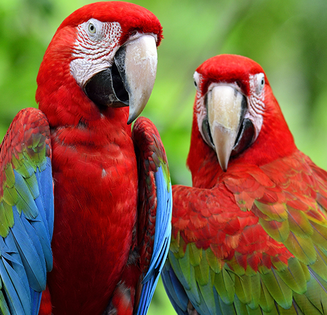
#> input picture data/input/araras.png, 327 x 315 px, shrunk from 506 x 488 before the run, found by its file name
$ python halftone.py
#> lines starting #> are read from the running program, lines starting #| are printed output that depends on the picture
### code/sfc.py
#! /usr/bin/env python3
# ------------------------------------------------------------------------------
# Space Filling Curves
# ------------------------------------------------------------------------------
# usage examples:
#
# sfc.py --curve peano --order 2
# sfc.py --curve hilbert --order 3
# sfc.py --curve sierpinski --order 4
# ------------------------------------------------------------------------------
# usage: sfc.py [-h] [--curve curve] [--order order]
#
# options:
#   -h, --help     show this help message and exit
#   --curve curve  type of space filling curve (hilbert, peano, sierpinski)
#   --order order  order of the space filling curve (1, 2, 3, ...)
# ------------------------------------------------------------------------------

import argparse
import matplotlib.pyplot as plt


# [71 lines left out: function peano, not called in this run]


def hilbert(i, order):
    """
    Compute the (x, y) coordinates of the i-th point on a Hilbert curve of a given order.

    Reference: https://thecodingtrain.com/challenges/c3-hilbert-curve

    Parameters:
    -----------
    i : int
        The index of the point on the Hilbert curve.
    order : int
        The order of the Hilbert curve. The curve will cover a 2^order x 2^order grid.

    Returns:
    --------
    (x, y) : tuple of int
        The (x, y) coordinates of the i-th point on the Hilbert curve.
    """

    if i > (2**(2*order))-1 : #se o número for maior do que o número de quadrados que existem
        raise ValueError("Number can't be bigger than the number of divisions")

    points = [
        (0, 0),
        (0, 1),
        (1, 1),
        (1, 0),
    ]

    index = i & 3
    x, y = points[index]

    for j in range(1, order):
        i = i >> 2
        shift = 2**j
        index = i & 3

        if (index == 0):
            x, y = y, x
        elif (index == 1):
            x, y = x, y + shift
        elif (index == 2):
            x, y = x + shift, y + shift
        elif (index == 3):
            x, y = 2 * shift - 1 - y, shift - 1 - x

    return (x, y)


# [55 lines left out: functions lebesgue, sierpinski, not called in this run]


# [49 lines that do not run on import are left out]

### code/halftone.py
#! /usr/bin/env python3
# --------------------------------------------------------------------------------------------------
# Digital Halftoning with Space Filling Curves
#
# Implementation of:
#   Digital Halftoning with Space Filling Curves, Luiz Velho and Jonas de Miranda Gomes
#   Special Interest Group on Computer Graphics and Interactive Techniques (SIGGRAPH), 1991
# --------------------------------------------------------------------------------------------------
# usage examples:
#
# halftone.py --image data/input/araras.png --curve peano --cluster_size 4
# halftone.py --image data/input/impa.png --curve hilbert --cluster_size 8
# halftone.py --image data/input/araras.png --curve sierpinksi --cluster_size 6
# --------------------------------------------------------------------------------------------------
# usage: halftone.py [-h] [--image image] [--curve curve] [--cluster_size cluster_size]
#
# options:
#   -h, --help                   show this help message and exit
#   --image image                path to the input image
#   --curve curve                type of space filling curve (hilbert, peano, sierpinski)
#   --cluster_size cluster_size  size of the cluster for halftoning
# --------------------------------------------------------------------------------------------------

import argparse
import cv2
import numpy as np
from sfc import peano, hilbert, sierpinski
import random

def generate_space_filling_curve(image, curve):
    log = lambda x, b : np.log(x) / np.log(b)

    if curve == 'hilbert':
        order = np.ceil(np.log2(max(image.shape))).astype(int)
        n = 2**order
        space_filling_curve = [hilbert(i, order) for i in range(n * n)]
    elif curve == 'peano':
        order = np.ceil(log(max(image.shape), 3)).astype(int)
        n = 3**order
        space_filling_curve = [peano(i, order) for i in range(n * n)]
    elif curve == 'sierpinski':
        order = np.ceil(log(max(image.shape), 2)).astype(int)
        n = 2**order
        space_filling_curve = [sierpinski(i, order) for i in range(n * n)]
    else:
        raise ValueError('invalid curve type, choose from (hilbert, peano, sierpinski)')

    height, width = image.shape
    space_filling_curve = [(x, y) for x, y in space_filling_curve if x < width and y < height]

    return space_filling_curve


def gammma_correction(image, gamma):

    img_normalized = image / 255.0
    gamma_corrected = np.power(img_normalized, gamma)
    gamma_corrected = (gamma_corrected * 255).astype(np.uint8)

    return gamma_corrected


def edge_enhancement(image, alpha, beta):

    blurred = cv2.GaussianBlur(image, (0, 0), sigmaX=beta)
    enhanced = cv2.addWeighted(image, 1 + alpha, blurred, -alpha, 0)
    enhanced = np.clip(enhanced, 0, 255).astype(np.uint8)

    #: Implement gamma correction

    return enhanced


def halftoning(image, curve, cluster_size, distribution):
    halftone = np.zeros_like(image)

    space_filling_curve = generate_space_filling_curve(image, curve)
    n_clusters = len(space_filling_curve) // cluster_size
    clusters = np.array_split(space_filling_curve, n_clusters)

    intensity_accumulator = np.int32(0)

    for cluster in clusters:
        sort_cluster = []
        for x, y in cluster:
            intensity_accumulator += image[y, x]
            sort_cluster.append([image[y, x], x, y])

        if distribution == 'ordered':
            sort_cluster.sort(reverse=True)

        if distribution == 'random':
            random.shuffle(sort_cluster)

        blacks = intensity_accumulator//255
        intensity_accumulator = intensity_accumulator%255

        for x, y in cluster:
                halftone[y, x] = 0

        for i in range(blacks):
            halftone[sort_cluster[i][2], sort_cluster[i][1]] = 255

    return halftone


if __name__ == '__main__':
    parser = argparse.ArgumentParser()

    default = {
        'image': 'data/input/araras.png',
        'curve': 'hilbert',
        'cluster_size': 4,
        'distribution' : 'standart'
    }

    parser.add_argument('--image', metavar='image', type=str,
                        default=default['image'],
                        help='path to the input image')
    parser.add_argument('--curve', metavar='curve', type=str,
                        default=default['curve'],
                        help='type of space filling curve (hilbert, peano, sierpinski)')
    parser.add_argument('--cluster_size', metavar='cluster_size', type=int,
                        default=default['cluster_size'],
                        help='size of the cluster for halftoning')
    parser.add_argument('--distribution', metavar='distribution', type=str,
                        default=default['distribution'],
                        help='how blacks are distributed within the cluster ( standart, ordered, random )')
    args = parser.parse_args()

    image = cv2.imread(args.image, cv2.IMREAD_GRAYSCALE)
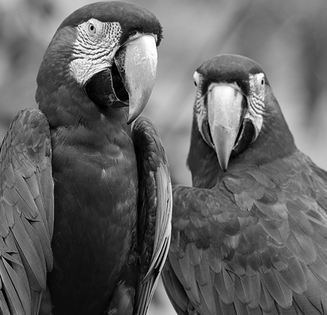
#> image: shape (315, 327); min 0, max 255, mean 99.5
    curve = args.curve
    cluster_size = args.cluster_size
    distribution = args.distribution

    Alpha = 1.0
    Gamma = 1.0
    Beta = 1.0

    gamma_image = gammma_correction(image, Gamma)
    edge_image = edge_enhancement(gamma_image, Alpha, Beta)
#> in edge_enhancement, `blurred = cv2.GaussianBlur(image, (0, 0), sigmaX=beta)`:
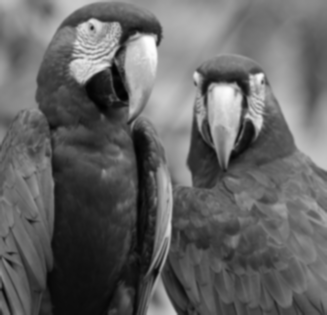
#> blurred: shape (315, 327); min 1, max 254, mean 99.5
#> in edge_enhancement, `enhanced = cv2.addWeighted(image, 1 + alpha, blurred, -alpha, 0)`:
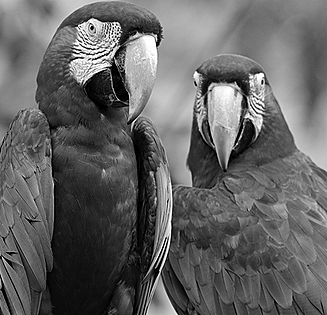
#> enhanced: shape (315, 327); min 0, max 255, mean 99.6
    halftone_image = halftoning(edge_image, curve, cluster_size, distribution)
#> the loop in halftoning, `for cluster in clusters:` made 25751 passes
#> cluster on passes 2 to 4: [[3, 0], [3, 1], [2, 1], [2, 2]], [[3, 2], [3, 3], [2, 3], [1, 3]], [[1, 2], [0, 2], [0, 3], [0, 4]]
#> after the loop in halftoning, `for cluster in clusters:`:
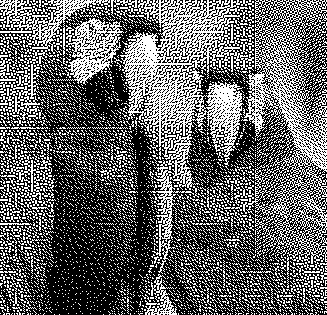
#> halftone: shape (315, 327); 39.1% white in thin lines or dots

    cv2.imwrite(f"data/output/{curve}_{cluster_size}_{distribution}_{args.image.split('/')[-1]}", halftone_image)

$ run again, with data/input/impa.png copied over data/input/araras.png
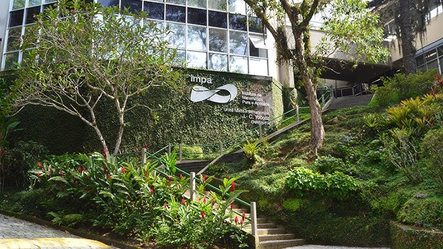
#> input picture data/input/impa.png, 443 x 249 px, shrunk from 686 x 386 before the run, found by its file name
#> in edge_enhancement, `enhanced = cv2.addWeighted(image, 1 + alpha, blurred, -alpha, 0)`:
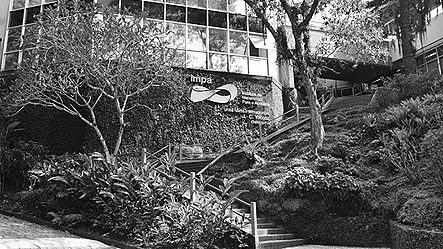
#> enhanced: shape (249, 443); min 0, max 255, mean 90.5
#> the loop in halftoning, `for cluster in clusters:` made 27576 passes
#> cluster on passes 4 to 6: [[0, 3], [0, 4], [1, 4], [1, 5]], [[0, 5], [0, 6], [0, 7], [1, 7]], [[1, 6], [2, 6], [2, 7], [3, 7]]
#> after the loop in halftoning, `for cluster in clusters:`:
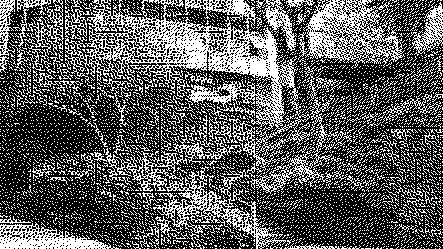
#> halftone: shape (249, 443); 35.5% white in thin lines or dots
